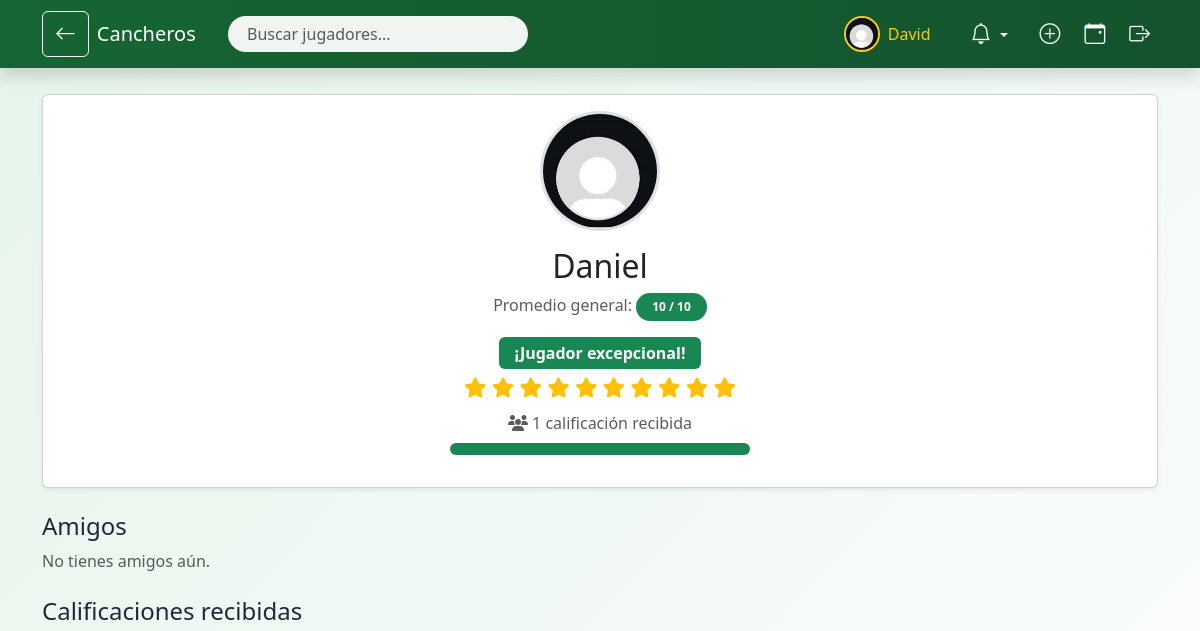
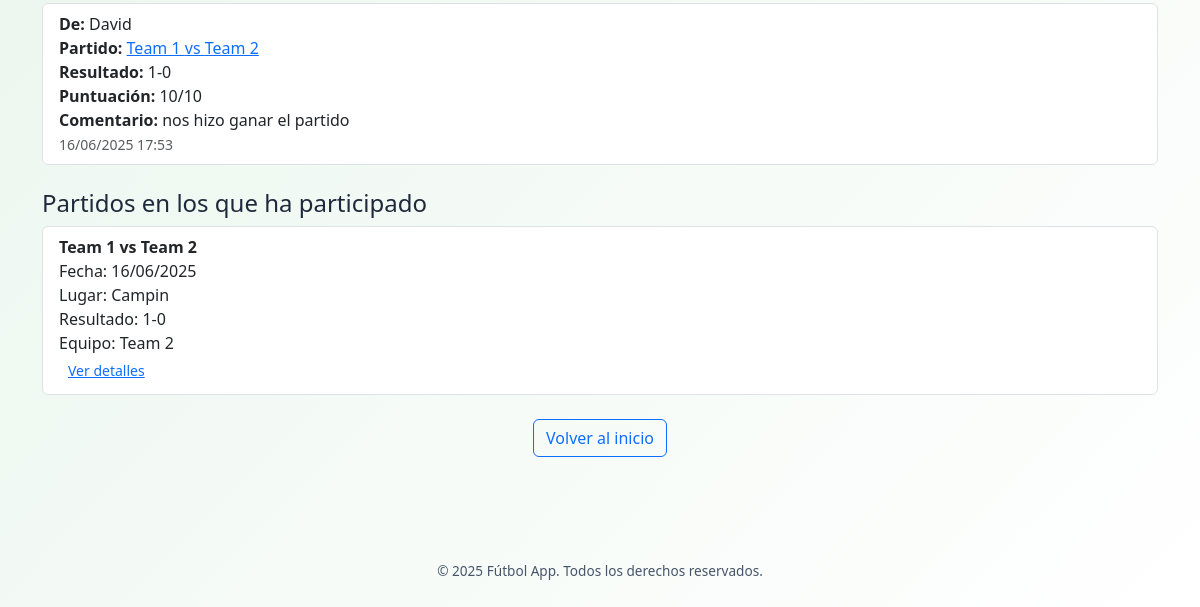
/usuario/3 (signed in), run on an earlier commit of the app's database (2 pictures, top to bottom).
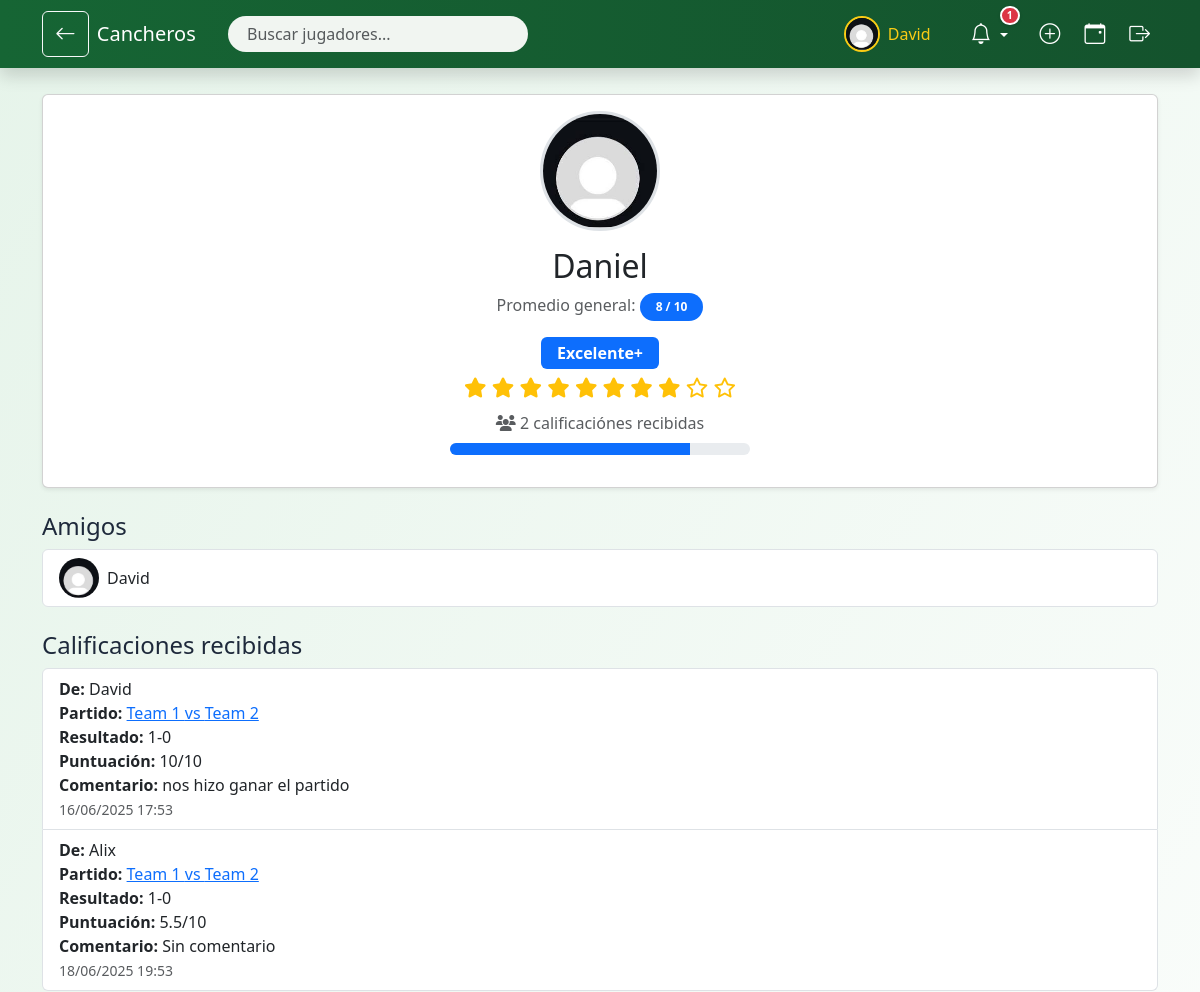
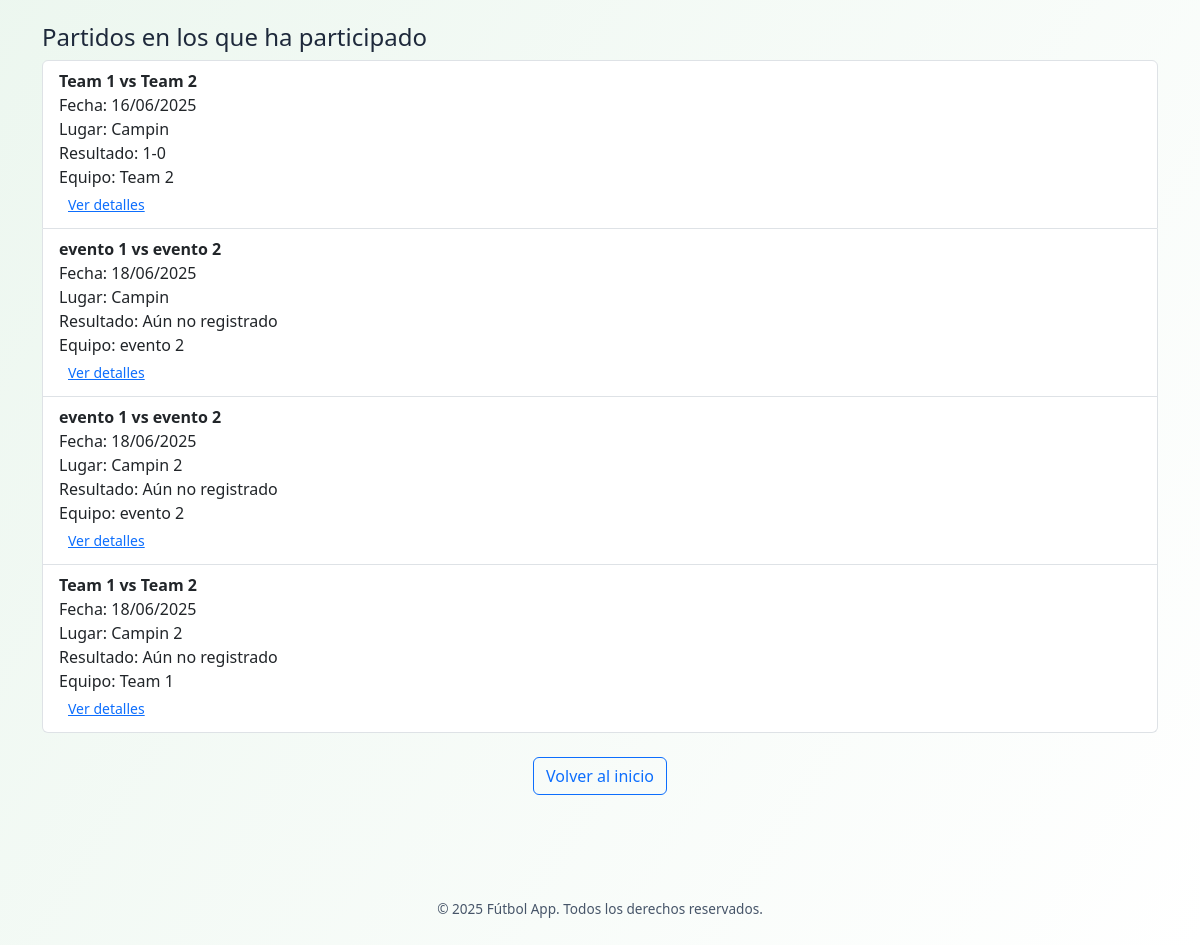
And on a later commit of the database (2 pictures, top to bottom).
### models.py (models this page shows, shortened)
class User(UserMixin, db.Model):
    __tablename__ = 'user'
    id = db.Column(db.Integer, primary_key=True)
    username = db.Column(db.String(100), unique=True, nullable=False)
    password = db.Column(db.String(200), nullable=False)
    foto_perfil = db.Column(db.String(120), default='default.jpg')
    calificaciones_recibidas = db.relationship(
        'Calificacion', foreign_keys='Calificacion.evaluado_id',
        back_populates='evaluado', lazy='dynamic'
    )
    calificaciones_realizadas = db.relationship(
        'Calificacion', foreign_keys='Calificacion.evaluador_id',
        back_populates='evaluador', lazy='dynamic'
    )
    inscripciones = db.relationship('Inscripcion', back_populates='user', lazy='dynamic')
    partidos_creados = db.relationship('Partido', back_populates='organizador', lazy='dynamic')
    amistades_enviadas = db.relationship('Amistad',
                                         foreign_keys='Amistad.usuario_id',
                                         backref='solicitante', lazy='dynamic')
    amistades_recibidas = db.relationship('Amistad',
                                          foreign_keys='Amistad.amigo_id',
                                          backref='receptor', lazy='dynamic')
    def promedio_calificaciones(self):
        calificaciones = self.calificaciones_recibidas.all()
        if not calificaciones:
            return "Sin calificaciones"
        promedio = sum(c.puntuacion for c in calificaciones) / len(calificaciones)
        return round(promedio, 1)

class Calificacion(db.Model):
    __tablename__ = 'calificacion'
    id = db.Column(db.Integer, primary_key=True)
    partido_id = db.Column(db.Integer, db.ForeignKey('partido.id'), nullable=False)
    evaluador_id = db.Column(db.Integer, db.ForeignKey('user.id'), nullable=False)
    evaluado_id = db.Column(db.Integer, db.ForeignKey('user.id'), nullable=False)
    puntuacion = db.Column(db.Float, nullable=False)
    comentario = db.Column(db.Text, nullable=True)
    fecha = db.Column(db.DateTime, default=datetime.utcnow)
    __table_args__ = (
        db.UniqueConstraint('partido_id', 'evaluador_id', 'evaluado_id', name='unique_calificacion'),
    )
    evaluador = db.relationship('User', foreign_keys=[evaluador_id], back_populates='calificaciones_realizadas')
    evaluado = db.relationship('User', foreign_keys=[evaluado_id], back_populates='calificaciones_recibidas')

class Partido(db.Model):
    __tablename__ = 'partido'
    id = db.Column(db.Integer, primary_key=True)
    fecha_hora = db.Column(db.DateTime, nullable=False)
    lugar = db.Column(db.String(200), nullable=False)
    equipo1 = db.Column(db.String(100), nullable=False)
    equipo2 = db.Column(db.String(100), nullable=False)
    max_jugadores = db.Column(db.Integer, nullable=False)
    resultado = db.Column(db.String(100))
    cerrado = db.Column(db.Boolean, default=False)
    solo_por_invitacion = db.Column(db.Boolean, default=False)
    enlace_invitacion = db.Column(db.String(100), unique=True, nullable=True)  # ✅ Link público
    organizador_id = db.Column(db.Integer, db.ForeignKey('user.id'))
    organizador = db.relationship('User', back_populates='partidos_creados')
    inscripciones = db.relationship('Inscripcion', back_populates='partido', cascade="all, delete-orphan")
    calificaciones = db.relationship('Calificacion', backref='partido', lazy='dynamic', cascade="all, delete-orphan")

class Inscripcion(db.Model):
    __tablename__ = 'inscripcion'
    id = db.Column(db.Integer, primary_key=True)
    user_id = db.Column(db.Integer, db.ForeignKey('user.id'))
    partido_id = db.Column(db.Integer, db.ForeignKey('partido.id'))
    equipo = db.Column(db.String(100))
    user = db.relationship('User', back_populates='inscripciones')
    partido = db.relationship('Partido', back_populates='inscripciones')

### app.py (the view)
@app.route('/usuario/<int:user_id>')
@login_required
def perfil_usuario(user_id):
    usuario = User.query.get_or_404(user_id)
    calificaciones = list(usuario.calificaciones_recibidas)
    inscripciones = list(usuario.inscripciones)
    solicitudes = Amistad.query.filter_by(amigo_id=usuario.id, confirmada=False).all() if current_user.id == user_id else []
    invitaciones = Invitacion.query.filter_by(usuario_id=usuario.id).all() if current_user.id == user_id else []
    all_users = User.query.all()
    return render_template(
        'perfil_usuario.html',
        usuario=usuario,
        calificaciones=calificaciones,
        inscripciones=inscripciones,
        solicitudes=solicitudes,
        all_users=all_users,
        invitaciones=invitaciones
    )

### templates/perfil_usuario.html (shortened to what this page needs)
{% extends 'base.html' %}
{% block content %}
{% set descripciones = {
    0.5: "Muy malo",
    1.0: "Muy malo+",
    1.5: "Malo",
    2.0: "Malo+",
    2.5: "Regular",
    3.0: "Regular+",
    3.5: "Aceptable",
    4.0: "Aceptable+",
    4.5: "Promedio",
    5.0: "Promedio+",
    5.5: "Bien",
    6.0: "Bien+",
    6.5: "Muy bien",
    7.0: "Muy bien+",
    7.5: "Excelente",
    8.0: "Excelente+",
    8.5: "Estrella",
    9.0: "Estrella+",
    9.5: "Top",
    10.0: "¡Jugador excepcional!"
} %}
{% set promedio = usuario.promedio_calificaciones() | float %}
{% set total_calificaciones = calificaciones | length %}
{% set promedio_aprox = ((promedio * 2) | round(0, 'common')) / 2 %}
{% set promedio_redondeado = promedio_aprox %}
{% set descripcion = descripciones.get(promedio_aprox, 'Sin calificaciones') %}
{% set badge_class = (
    'light text-dark' if total_calificaciones == 0 else
    'danger' if promedio_redondeado <= 2 else
    'warning' if promedio_redondeado <= 4 else
    'secondary' if promedio_redondeado <= 5.5 else
    'info' if promedio_redondeado <= 7 else
    'primary' if promedio_redondeado <= 8.5 else
    'success'
) %}
{% set total_calificaciones = calificaciones | length %}
<div class="container py-4">
    <div class="card text-center mb-4 shadow-sm">
        <div class="card-body">
            <div class="position-relative d-inline-block">
                <img id="foto-perfil" src="{{ url_for('static', filename='profile_pics/' ~ usuario.foto_perfil) }}"
                     class="rounded-circle border border-3" width="120" height="120" alt="Foto de perfil">
            </div>
            <h2 class="mt-3">{{ usuario.username }}</h2>
            <p class="mb-1">
                <p class="text-muted mb-1">
  Promedio general:
  <span class="badge bg-{{ badge_class }} px-3 py-2 rounded-pill">
    {{ '{:.1f}'.format(promedio_redondeado).rstrip('0').rstrip('.') }} / 10
  </span>
</p>
</p>
            <span class="badge bg-{{ badge_class }} fs-6 px-3 py-2 mb-1">{{ descripcion }}</span>
            <div class="text-warning fs-5 mb-2">
                {% for i in range(1, 11) %}
                    {% if promedio_redondeado >= i %}
                        <i class="fa-solid fa-star"></i>
                    {% elif promedio_redondeado + 0.5 >= i %}
                        <i class="fa-solid fa-star-half-stroke"></i>
                    {% else %}
                        <i class="fa-regular fa-star"></i>
                    {% endif %}
                {% endfor %}
            </div>
            <p class="text-muted mb-2">
                <i class="fa-solid fa-users"></i> {{ total_calificaciones }} calificación{{ total_calificaciones != 1 and 'es' or '' }} recibid{{ total_calificaciones != 1 and 'as' or 'a' }}
            </p>
            <div class="progress mx-auto mb-3" style="max-width: 300px; height: 12px;">
                <div class="progress-bar bg-{{ badge_class }}" role="progressbar"
                     style="width: {{ promedio_redondeado * 10 }}%;" aria-valuenow="{{ promedio_redondeado * 10 }}"
                     aria-valuemin="0" aria-valuemax="100"></div>
            </div>
        </div>
    </div>
    <div class="mb-4">
        <h4>Amigos</h4>
        {% set amigos_confirmados = [] %}
        {% for amistad in usuario.amistades_enviadas if amistad.confirmada %}
            {% set _ = amigos_confirmados.append(amistad.amigo) %}
        {% endfor %}
        {% for amistad in usuario.amistades_recibidas if amistad.confirmada %}
            {% set _ = amigos_confirmados.append(amistad.usuario) %}
        {% endfor %}
        {% if amigos_confirmados %}
            <ul class="list-group">
                {% for amigo in amigos_confirmados %}
                <li class="list-group-item d-flex justify-content-between align-items-center">
                    <div class="d-flex align-items-center gap-2">
                        <img src="{{ url_for('static', filename='profile_pics/' ~ amigo.foto_perfil) }}"
                             class="rounded-circle" width="40" height="40">
                        {{ amigo.username }}
                    </div>
                </li>
                {% endfor %}
            </ul>
        {% else %}
            <p class="text-muted">No tienes amigos aún.</p>
        {% endif %}
    </div>
    <div class="mb-4">
        <h4>Calificaciones recibidas</h4>
        {% if calificaciones %}
            <ul class="list-group">
                {% for calificacion in calificaciones %}
                <li class="list-group-item">
                    <strong>De:</strong> {{ calificacion.evaluador.username }}<br>
                    <strong>Partido:</strong>
                    <a href="{{ url_for('detalle_partido', partido_id=calificacion.partido.id) }}">
                        {{ calificacion.partido.equipo1 }} vs {{ calificacion.partido.equipo2 }}
                    </a><br>
                    <strong>Resultado:</strong>
                    {% if calificacion.partido.resultado %}
                        {{ calificacion.partido.resultado }}
                    {% elif calificacion.partido.cerrado %}
                        Partido cerrado sin resultado
                    {% else %}
                        Aún no registrado
                    {% endif %}<br>
                    <strong>Puntuación:</strong> {{ calificacion.puntuacion }}/10<br>
                    <strong>Comentario:</strong> {{ calificacion.comentario or "Sin comentario" }}<br>
                    <small class="text-muted">{{ calificacion.fecha.strftime('%d/%m/%Y %H:%M') }}</small>
                </li>
                {% endfor %}
            </ul>
        {% else %}
            <p class="text-muted">No has recibido calificaciones aún.</p>
        {% endif %}
    </div>
    <div class="mb-4">
        <h4>Partidos en los que ha participado</h4>
        {% if inscripciones %}
            <ul class="list-group">
                {% for inscripcion in inscripciones %}
                <li class="list-group-item">
                    <strong>{{ inscripcion.partido.equipo1 }} vs {{ inscripcion.partido.equipo2 }}</strong><br>
                    Fecha: {{ inscripcion.partido.fecha_hora.strftime('%d/%m/%Y') }}<br>
                    Lugar: {{ inscripcion.partido.lugar }}<br>
                    Resultado:
                    {% if inscripcion.partido.resultado %}
                        {{ inscripcion.partido.resultado }}
                    {% elif inscripcion.partido.cerrado %}
                        Partido cerrado sin resultado
                    {% else %}
                        Aún no registrado
                    {% endif %}<br>
                    Equipo: {{ inscripcion.equipo }}<br>
                    <a href="{{ url_for('detalle_partido', partido_id=inscripcion.partido.id) }}" class="btn btn-link btn-sm">Ver detalles</a>
                </li>
                {% endfor %}
            </ul>
        {% else %}
            <p class="text-muted">No has participado en ningún partido aún.</p>
        {% endif %}
    </div>
    <div class="text-center">
        <a href="{{ url_for('index') }}" class="btn btn-outline-primary">Volver al inicio</a>
    </div>
</div>
{% endblock %}

### templates/base.html (shortened to what this page needs)
<!DOCTYPE html>
<html lang="es">
<head>
    <link href="https://cdn.jsdelivr.net/npm/bootstrap@5.3.3/dist/css/bootstrap.min.css" rel="stylesheet">
    <link href="https://cdn.jsdelivr.net/npm/bootstrap-icons@1.11.0/font/bootstrap-icons.css" rel="stylesheet">
    <link href="https://cdn.jsdelivr.net/npm/bootstrap@5.3.0/dist/css/bootstrap.min.css" rel="stylesheet">
    <link href="https://cdnjs.cloudflare.com/ajax/libs/font-awesome/6.4.0/css/all.min.css" rel="stylesheet">
    <link href="https://cdn.jsdelivr.net/npm/bootstrap-icons@1.10.5/font/bootstrap-icons.css" rel="stylesheet">
</head>
<body>
<nav class="navbar navbar-expand-lg fixed-top shadow">
    <div class="container">
        {% if request.endpoint not in ['index', 'inicio'] %}
        <a href="javascript:history.back()" class="btn btn-outline-light me-2" data-bs-toggle="tooltip" title="Volver">
            <i class="bi bi-arrow-left"></i>
        </a>
        {% endif %}
        <a class="navbar-brand" href="{{ url_for('index') if current_user.is_authenticated else url_for('inicio') }}">
             Cancheros
        </a>
        <div class="collapse navbar-collapse" id="mainNavbar">
            {% if current_user.is_authenticated %}
                <form class="d-flex position-relative me-auto ms-3" style="width: 300px;" onsubmit="return false;">
                    <input id="busqueda-nav" type="search" class="form-control" placeholder="Buscar jugadores..." autocomplete="off">
                </form>
            {% endif %}
            <ul class="navbar-nav ms-auto align-items-center">
                {% if current_user.is_authenticated %}
                    <li class="nav-item me-3 d-flex align-items-center gap-2">
    <a href="{{ url_for('perfil_usuario', user_id=current_user.id) }}"
       class="d-flex align-items-center text-decoration-none nav-link {% if request.endpoint == 'perfil_usuario' %}nav-active{% endif %}"
       data-bs-toggle="tooltip" title="Mi perfil">
        <img src="{{ url_for('static', filename='profile_pics/' ~ current_user.foto_perfil) }}"
             alt="Perfil" class="nav-profile-img" width="30" height="30">
        <span class="ms-2 text-white">{{ current_user.username }}</span>
    </a>
</li>
                    <li class="nav-item dropdown me-2 notification-icon" data-bs-toggle="tooltip" title="Notificaciones">
                        <a class="nav-link dropdown-toggle" href="#" role="button" data-bs-toggle="dropdown">
                            <i class="bi bi-bell"></i>
                            {% if solicitudes_count + invitaciones_count > 0 %}
                                <span class="notification-badge">{{ solicitudes_count + invitaciones_count }}</span>
                            {% endif %}
                        </a>
                    </li>
                    <li class="nav-item" data-bs-toggle="tooltip" title="Crear partido">
    <a class="nav-link {% if request.endpoint == 'crear_partido' %}nav-active{% endif %}" href="{{ url_for('crear_partido') }}">
        <i class="bi bi-plus-circle"></i>
    </a>
</li>
<li class="nav-item" data-bs-toggle="tooltip" title="Eventos">
    <a class="nav-link {% if request.endpoint == 'index' %}nav-active{% endif %}" href="{{ url_for('index') }}">
        <i class="bi bi-calendar-event"></i>
    </a>
</li>
                    <li class="nav-item" data-bs-toggle="tooltip" title="Cerrar sesión">
                        <a class="nav-link text-warning" href="{{ url_for('logout') }}">
                            <i class="bi bi-box-arrow-right"></i>
                        </a>
                    </li>
                {% endif %}
            </ul>
        </div>
    </div>
</nav>
<main class="container-fluid contenido">
    {% block content %}{% endblock %}
</main>
<footer>
    © {{ current_year or 2025 }} Fútbol App. Todos los derechos reservados.
</footer>
</body>
</html>

What changed in the data, as far as the page shows it:
now on one of the page's lists (row unchanged): User: username "David"
added Calificacion: evaluador.username "Alix", partido.equipo1 "Team 1", partido.equipo2 "Team 2", partido.resultado "1-0", puntuacion "5.5", comentario "Sin comentario", fecha "18/06/2025 19:53"
added Inscripcion: partido.equipo1 "evento 1", partido.equipo2 "evento 2", partido.fecha_hora "18/06/2025", partido.lugar "Campin", shows "Aún no registrado", equipo "evento 2"
added Inscripcion: partido.equipo1 "evento 1", partido.equipo2 "evento 2", partido.fecha_hora "18/06/2025", partido.lugar "Campin 2", shows "Aún no registrado", equipo "evento 2"
added Inscripcion: partido.equipo1 "Team 1", partido.equipo2 "Team 2", partido.fecha_hora "18/06/2025", partido.lugar "Campin 2", shows "Aún no registrado", equipo "Team 1"
Also different on the page:
{{ solicitudes_count + invitaciones_count }}: (not shown) → "1"
{{ '{:.1f}'.format(promedio_redondeado).rstrip('0').rstrip('.') }}: "10" → "8"
{{ descripcion }}: "¡Jugador excepcional!" → "Excelente+"
{{ total_calificaciones }}: "1" → "2"
{{ total_calificaciones != 1 and 'es' or '' }}: (not shown) → "es"
{{ total_calificaciones != 1 and 'as' or 'a' }}: "a" → "as"
{{ promedio_redondeado * 10 }}: 100.0 → 80.0 (drawn)
text no longer shown: "No tienes amigos aún."
